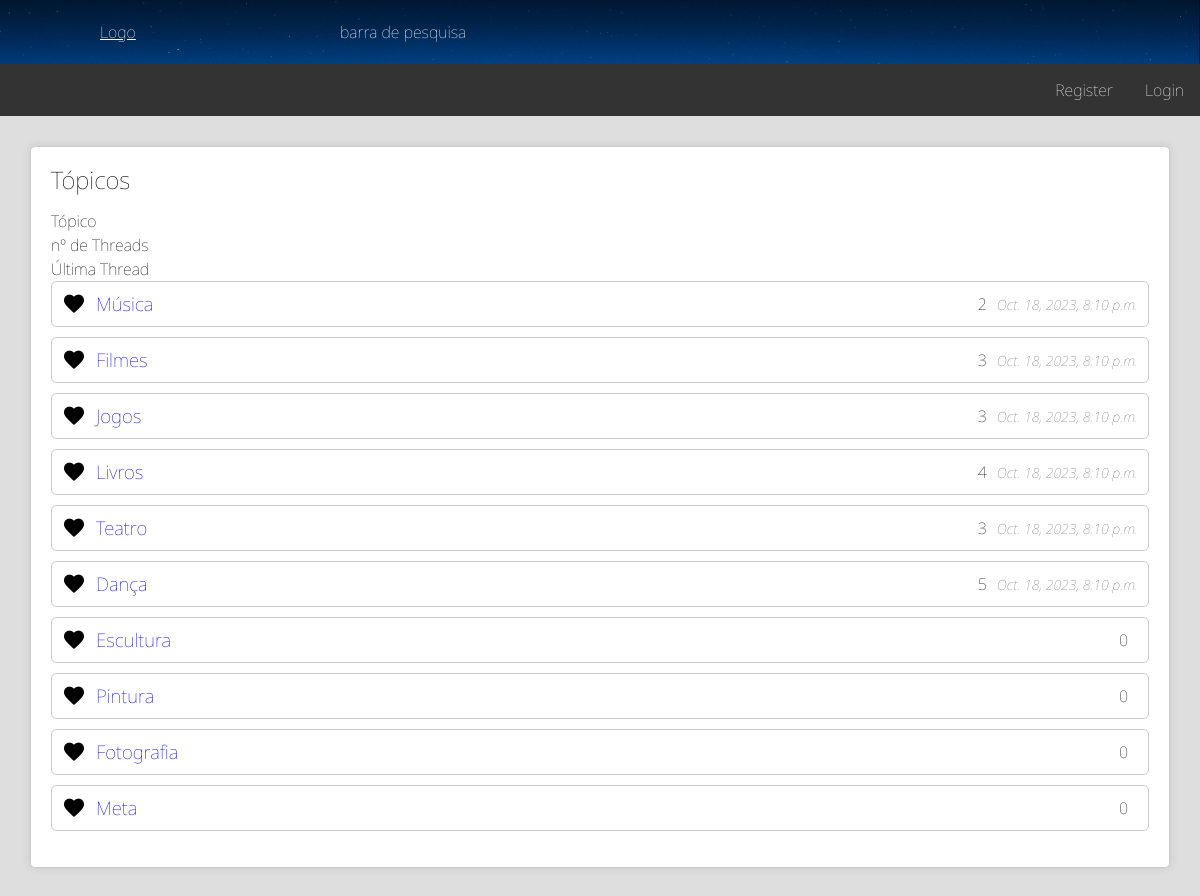
The page / on the database its author committed.
### main/models.py (models this page shows, shortened)
class Topico(Model):
  name = models.CharField(max_length=50)
  @property
  def thread_count(self) -> int:
    return Thread.objects.filter(topico=self).count()
  @property
  def latest_thread(self) -> Thread:
    return Thread.objects.filter(topico=self).order_by('-date_created').first()
  @staticmethod
  def get_topicos(user: User | None) -> list:
    ret = Topico.objects.all()
    if user is None:
      for i in ret:
        i.is_fav = 1
    else:
      for i in ret:
        i.is_fav = 1 if i in user.favorites.all() else 0
      ret = sorted(ret, key=lambda x: x.is_fav == 1, reverse=True)
    return ret

class Thread(Model):
  title = models.TextField()
  date_created = models.DateTimeField(auto_now_add=True)
  latest_update = models.DateTimeField(auto_now_add=True)
  follow_up_from = models.ForeignKey('Thread', on_delete=models.CASCADE, null=True, related_name="follow_ups")
  user = models.ForeignKey(User, on_delete=models.CASCADE, related_name="poster")
  is_sticky = models.BooleanField(default=False)
  topico = models.ForeignKey('Topico', on_delete=models.CASCADE, null=True, related_name="topico")

### main/views.py (the view)
# urls.py: path("", views.index, name="index"),
def index(request):
  return render(request, "index.html", {
    "topicos": Topico.get_topicos(user=getUser(request))
  })

### main/views.py (called while the page is built)
def getUser(request):
  if request.user.is_authenticated:
    return request.user
  else:
    return None

### main/templates/index.html (shortened to what this page needs)
{% extends 'base.html' %}
{% block content %}
<div class="listagem">
  <h2>Tópicos</h2>
  <ol>
    <li class="itens-header">
      <div class="content">Tópico</div>
      <div class="stats">nº de Threads</div>
      <div class="last">Última Thread</div>
    </li>
    {% for topico in topicos %}
      <li class="itens">
        <div class="icon"><span id="favorite-{{ topico.name }}"
         class="material-symbols-outlined" style="font-variation-settings: 'FILL' {{ topico.is_fav }}">favorite</span></div>
        <div class="content">
          <h3> <a class="" style="text-decoration: none" href="{% url 'main:topico' topico.name %}">{{ topico.name }}</a></h3>
        </div>
        <div class="stats">{{ topico.thread_count }}</div>
        {% if topico.latest_thread %}
          <div class="last">{{ topico.latest_thread.date_created }}</div>
        {% else %}
          <div class="last"></div>
        {% endif %}
      </li>
    {% endfor %}
  </ol>
</div>
{% endblock %}

### main/static/css/style_base.css (style rules this page uses)
:root { --active-brightness: 0.85; }
body { height: 100%; margin:0; }
div { display: block; }
.listagem { border: 1px solid #ccc; padding: 20px; margin: 20px; background-color: #fff; box-shadow: 0 0 10px rgba(0,0,0,0.1); border-radius: 5px; }
.listagem h2 { font-size: 24px; margin-bottom: 10px; }
.listagem ol { list-style-type: none; padding: 0; }
.listagem .itens { display: flex; align-items: center; margin-bottom: 10px; border: 1px solid #ccc; padding: 10px; border-radius: 5px; }
.listagem .itens .icon { font-size: 30px; margin-right: 10px; }
.listagem .itens .content { flex: 1; }
.listagem .itens .stats { margin-right: 10px; }
.listagem .itens .last { color: #777; font-size: 14px; font-style: italic; }
.stats { list-style: none; padding: 0; }

### main/templates/base.html (style rules this page uses)
html { background-color: var(--background-color); }

### rows shown on the page
Topico: name "Música", thread_count "2", latest_thread.date_created "Oct. 18, 2023, 8:10 p.m."
Topico: name "Filmes", thread_count "3", latest_thread.date_created "Oct. 18, 2023, 8:10 p.m."
Topico: name "Jogos", thread_count "3", latest_thread.date_created "Oct. 18, 2023, 8:10 p.m."
Topico: name "Livros", thread_count "4", latest_thread.date_created "Oct. 18, 2023, 8:10 p.m."
Topico: name "Teatro", thread_count "3", latest_thread.date_created "Oct. 18, 2023, 8:10 p.m."
Topico: name "Dança", thread_count "5", latest_thread.date_created "Oct. 18, 2023, 8:10 p.m."
Topico: name "Escultura", thread_count "0"
Topico: name "Pintura", thread_count "0"
Topico: name "Fotografia", thread_count "0"
Topico: name "Meta", thread_count "0"
